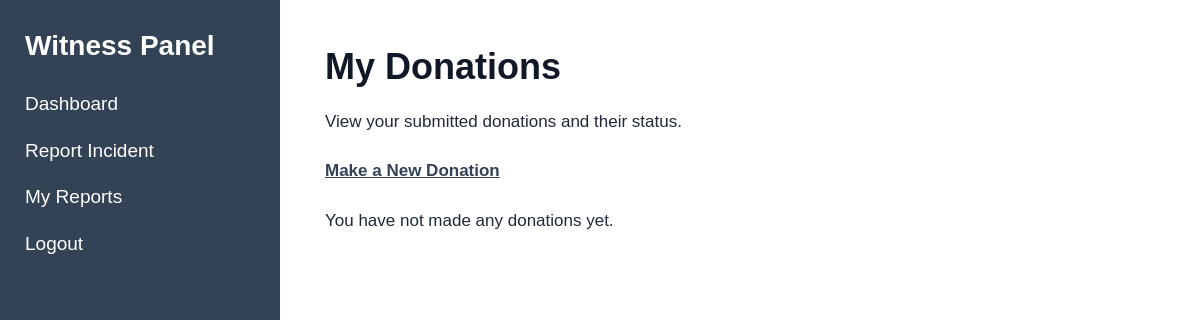
The app's page /index.php?page=donations (signed in), older data.
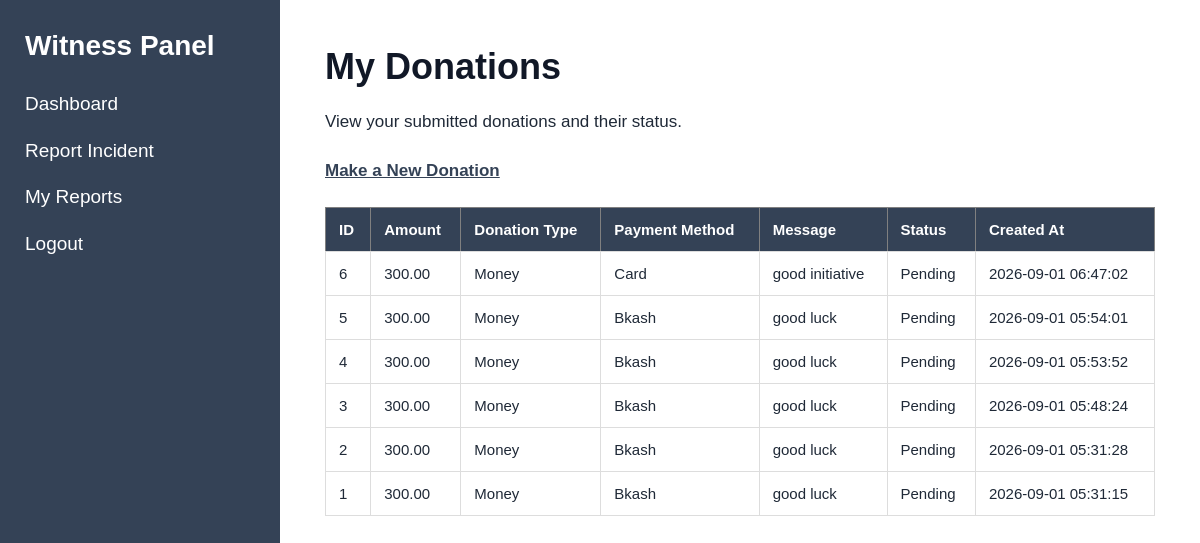
The same page, newer data.
### tables this page shows
CREATE TABLE `donations` (
  `id` int(11) NOT NULL,
  `witness_id` int(11) NOT NULL,
  `amount` decimal(10,2) NOT NULL,
  `donation_type` varchar(100) NOT NULL,
  `payment_method` varchar(50) NOT NULL,
  `message` text DEFAULT NULL,
  `status` enum('pending','completed','cancelled') NOT NULL DEFAULT 'pending',
  `created_at` timestamp NOT NULL DEFAULT current_timestamp()
);

### models/DonationModel.php (called while the page is built, shortened)
<?php
function getWitnessDonations(
    $conn,
    $witness_id
) {
    $sql = "SELECT
                id,
                witness_id,
                amount,
                donation_type,
                payment_method,
                message,
                status,
                created_at
            FROM donations
            WHERE witness_id = ?
            ORDER BY id DESC";
    $stmt = mysqli_prepare($conn, $sql);
    mysqli_stmt_bind_param(
        $stmt,
        "i",
        $witness_id
    );
    mysqli_stmt_execute($stmt);
    $result = mysqli_stmt_get_result($stmt);
    $donations = [];
    if ($result) {
        while ($row = mysqli_fetch_assoc($result)) {
            $donations[] = $row;
        }
    }
    return $donations;
}

### views/witness/donations.php (the view)
<?php require_once "views/partials/header.php"; ?>
<?php require_once "views/partials/sidebar.php"; ?>
<div class="content">
    <h1>My Donations</h1>
    <p>
        View your submitted donations and their status.
    </p>
    <p>
        <a href="index.php?page=donation-create">
            Make a New Donation
        </a>
    </p>
    <?php if (empty($donations)): ?>
        <p>
            You have not made any donations yet.
        </p>
    <?php else: ?>
        <table border="1" cellpadding="10">
            <thead>
                <tr>
                    <th>ID</th>
                    <th>Amount</th>
                    <th>Donation Type</th>
                    <th>Payment Method</th>
                    <th>Message</th>
                    <th>Status</th>
                    <th>Created At</th>
                </tr>
            </thead>
            <tbody>
                <?php foreach ($donations as $donation): ?>
                    <tr>
                        <td>
                            <?php
                            echo (int)$donation['id'];
                            ?>
                        </td>
                        <td>
                            <?php
                            echo htmlspecialchars(
                                $donation['amount']
                            );
                            ?>
                        </td>
                        <td>
                            <?php
                            echo htmlspecialchars(
                                ucfirst(
                                    $donation['donation_type']
                                )
                            );
                            ?>
                        </td>
                        <td>
                            <?php
                            echo htmlspecialchars(
                                ucfirst(
                                    $donation['payment_method']
                                )
                            );
                            ?>
                        </td>
                        <td>
                            <?php
                            echo htmlspecialchars(
                                $donation['message'] ?? ''
                            );
                            ?>
                        </td>
                        <td>
                            <?php
                            echo htmlspecialchars(
                                ucfirst(
                                    $donation['status']
                                    ?? 'pending'
                                )
                            );
                            ?>
                        </td>
                        <td>
                            <?php
                            echo htmlspecialchars(
                                $donation['created_at']
                            );
                            ?>
                        </td>
                    </tr>
                <?php endforeach; ?>
            </tbody>
        </table>
    <?php endif; ?>
</div>
<?php require_once "views/partials/footer.php"; ?>

### index.php (shortened to what this page needs)
<?php
require_once "config/database.php";
$page = $_GET['page'] ?? 'login';
if ($page === 'login') {
    if ($_SERVER['REQUEST_METHOD'] === 'POST') {
        require_once "controllers/AuthController.php";
        $error = loginUser();
    }
    require_once "views/auth/login.php";
} elseif ($page === 'admin-dashboard') {
    requireAdmin();
    require_once "models/AdminDashboardModel.php";
    $dashboardCounts = getAdminDashboardCounts($conn);
    require_once "views/admin/dashboard.php";
} elseif ($page === 'logout') {
    logoutUser();
    header("Location: index.php?page=login");
    exit;
} elseif ($page === 'notifications') {
    requireAdmin();
    require_once "models/NotificationModel.php";
    $notifications = getAllNotifications($conn);
    require_once "views/admin/notifications/index.php";
} elseif ($page === 'witness-dashboard') {
    requireWitness();
    require_once "views/witness/dashboard.php";
} elseif ($page === 'donations') {
    require_once "models/DonationModel.php";
    $witness_id =
        (int)($_SESSION['user']['id'] ?? 0);
    $donations = getWitnessDonations(
        $conn,
        $witness_id
    );
    require_once "views/witness/donations.php";
} elseif ($page === 'volunteer-dashboard') {
    requireVolunteer();
    require_once "views/volunteer/dashboard.php";
} elseif ($page === 'volunteer-activities') {
    requireVolunteer();
    require_once "views/volunteer/activities.php";
} elseif ($page === 'volunteer-availability') {
    requireVolunteer();
    require_once "views/volunteer/availability.php";
} elseif ($page === 'volunteer-emergency-requests') {
    requireVolunteer();
    require_once "views/volunteer/emergency_requests.php";
} elseif ($page === 'volunteer-profile') {
    requireVolunteer();
    require_once "views/volunteer/profile.php";
} elseif ($page === 'helpseeker-dashboard') {
    requireHelpSeeker();
    require_once "views/helpseeker/dashboard.php";
} else {
    http_response_code(404);
    echo "Page not found.";
}
?>

### views/partials/header.php (shortened to what this page needs)
<!DOCTYPE html>
<html lang="en">
<head>
    <link
    rel="stylesheet"
    href="/rescue_management_system/assets/css/style.css?v=12"
>
</head>
<body>

### views/partials/sidebar.php (shortened to what this page needs)
<?php
$role = $_SESSION['user']['role'] ?? '';
?>
<div class="sidebar">
    <?php if ($role === 'admin'): ?>
        <h2>Admin Panel</h2>
        <ul>
            <li>
                <a href="index.php?page=admin-dashboard">
                    Dashboard
                </a>
            </li>
            <li>
                <a href="index.php?page=notifications">
                    Notifications
                </a>
            </li>
            <li>
                <a href="index.php?page=feedback">
                    Feedback
                </a>
            </li>
            <li>
                <a href="index.php?page=rescue-reports">
                    Rescue Reports
                </a>
            </li>
            <li>
                <a href="index.php?page=logout">
                    Logout
                </a>
            </li>
        </ul>
    <?php elseif ($role === 'witness'): ?>
        <h2>Witness Panel</h2>
        <ul>
            <li>
    <a href="index.php?page=witness-dashboard">
        Dashboard
    </a>
</li>
            <li>
                <a href="index.php?page=witness-report-create">
                    Report Incident
                </a>
            </li>
            <li>
    <a href="index.php?page=witness-reports">
        My Reports
    </a>
</li>
            <li>
                <a href="index.php?page=logout">
                    Logout
                </a>
            </li>
        </ul>
    <?php endif; ?>
</div>

### views/partials/footer.php (shortened to what this page needs)
</body>
</html>

### assets/css/style.css (style rules this page uses)
* { box-sizing: border-box; }
body { margin: 0; font-family: Arial, Helvetica, sans-serif; background: #f5f6f8; color: #1f2937; }
.sidebar { width: 280px; height: 100vh; background: #344256; color: white; position: fixed; top: 0; left: 0; padding: 28px 25px; box-sizing: border-box; overflow-y: auto; }
.sidebar h2 { margin: 0 0 28px 0; font-size: 28px; line-height: 1.25; color: white; }
.sidebar ul { list-style: none; padding: 0; margin: 0; }
.sidebar li { margin-bottom: 20px; }
.sidebar a { display: inline-block; color: white; text-decoration: none; font-size: 19px; line-height: 1.4; }
.content { margin-left: 280px; padding: 45px; min-height: 100vh; background: white; }
.content h1 { margin-top: 0; margin-bottom: 20px; font-size: 36px; line-height: 1.2; color: #111827; }
.content>p { font-size: 17px; line-height: 1.6; margin-bottom: 22px; }
.content a { color: #344256; font-weight: 600; text-decoration: underline; }
table { width: 100%; border-collapse: collapse; margin-top: 22px; background: white; }
th { background: #344256; color: white; padding: 13px; text-align: left; font-size: 15px; }
td { padding: 13px; border: 1px solid #dddddd; font-size: 15px; }

Row changes from the older to the newer data that the page shows:
added donations: id "6", amount "300.00", donation_type "Money", payment_method "Card", message "good initiative", status "Pending", created_at "2026-09-01 06:47:02"
added donations: id "5", amount "300.00", donation_type "Money", payment_method "Bkash", message "good luck", status "Pending", created_at "2026-09-01 05:54:01"
added donations: id "4", amount "300.00", donation_type "Money", payment_method "Bkash", message "good luck", status "Pending", created_at "2026-09-01 05:53:52"
added donations: id "3", amount "300.00", donation_type "Money", payment_method "Bkash", message "good luck", status "Pending", created_at "2026-09-01 05:48:24"
added donations: id "2", amount "300.00", donation_type "Money", payment_method "Bkash", message "good luck", status "Pending", created_at "2026-09-01 05:31:28"
added donations: id "1", amount "300.00", donation_type "Money", payment_method "Bkash", message "good luck", status "Pending", created_at "2026-09-01 05:31:15"
Text that changed along with them:
text no longer shown: "You have not made any donations yet."
text now shown: "ID Amount Donation Type Payment Method Message Status Created At"
